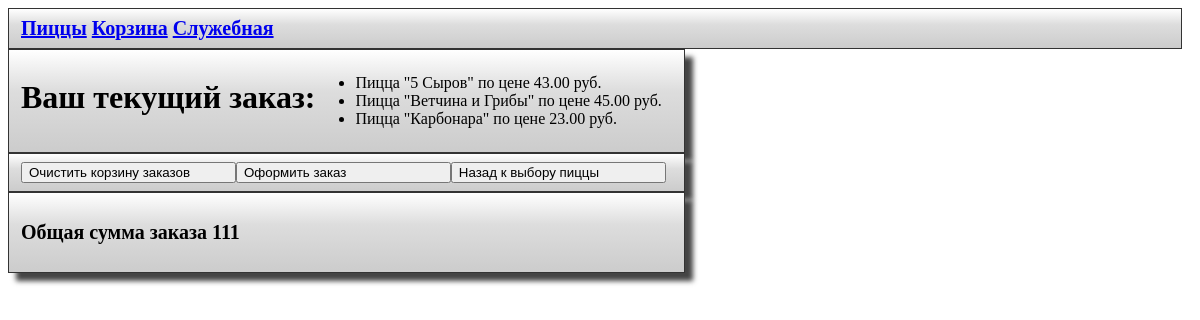
The page /basket on the database as committed earlier.
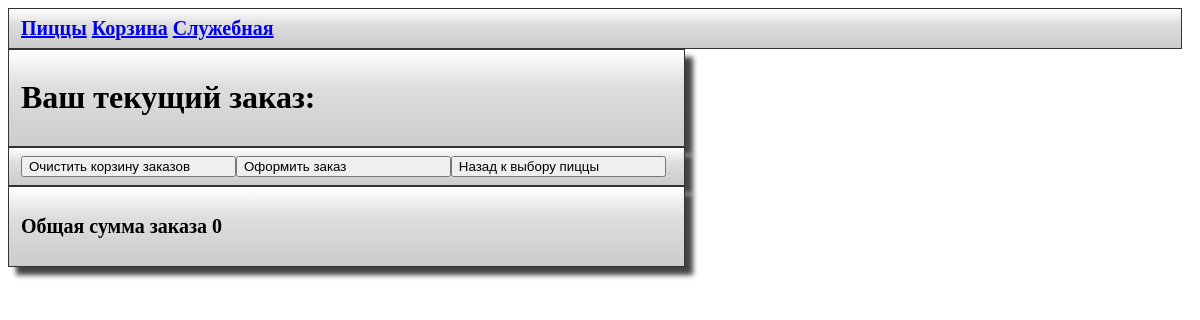
The same page on the database as committed later.
### models.py (models this page shows)
class Basket(db.Model):
    id_basket = db.Column(db.Integer, primary_key=True)
    order = db.Column(db.Text)
    price = db.Column(db.Integer)

### main.py (the view)
@app.route('/basket')
def get_basket_interface():
    temp = []
    temp, all_price = SyncORM.basket_order()
    return render_template('basket.html', basket=temp, all_price=all_price)

### ORM.py (called while the page is built)
    @staticmethod
    def basket_order():
        with app.app_context():
            all_price = 0
            query = db.select(Basket)
            result = db.session.execute(query)
            basket = result.scalars().all()  # отображаем выбранных заказов
            all_price = sum([i.price for i in basket])
            return basket, all_price

### templates/basket.html (shortened to what this page needs)
<!DOCTYPE html>
<html>
<head>
    <link rel="stylesheet" href="{{ url_for('static', filename='style.css') }}">
    <div class="navigation">
            <div><a href="/">Пиццы</a></div>
            <div>
                <a href="/basket">Корзина</a>
             </div>
            <div>
                <a href="/login">Служебная</a>
             </div>
    </div>
</head>
<body>
    <div class="basket">
    <h1>{{'Ваш текущий заказ:'}}</h1>
    <ul>
        {% for i in basket %}
            <li>Пицца "{{i.order}}" по цене {{i.price}}.00 руб.</li>
        {% endfor %}
    </ul>
    </div>
    <div class="basket">
        <button onclick="redirectToUrl1()" class="button">Очистить корзину заказов</button>
        <button onclick="redirectToUrl2()" class="button">Оформить заказ</button>
        <button onclick="redirectToUrl3()" class="button">Назад к выбору пиццы</button>
    </div>
    <div class="basket">
        <p class="description">Общая сумма заказа {{all_price}}</p>
    </div>
</body>
</html>

### static/style.css (style rules this page uses)
body { background-image: url('/static/media/examples/wood.jpg'); }
h1 { color: black; font-size: 40px justify-content: center; font-weight: 700 }
.description { color: black; font-size: 20px; font-weight: 600; }
.navigation { display: flex; color: black; font-size: 20px; font-weight: 600; width: 97%; border: 1px solid #333; padding: 8px 12px; background-image: linear-gradient(180deg, #fff, #ddd 40%, #ccc); gap: 5px; }
.basket { display: flex; width: 55%; border: 1px solid #333; box-shadow: 8px 8px 5px #444; padding: 8px 12px; background-image: linear-gradient(180deg, #fff, #ddd 40%, #ccc); }
.button { display: flex; width: 33%; gap: 3px; }

Rows that differ between the two databases and show on the page:
removed Basket: order "5 Сыров", price "43"
removed Basket: order "Ветчина и Грибы", price "45"
removed Basket: order "Карбонара", price "23"
Other text that changed with them:
{{ all_price }}: "111" → "0"
